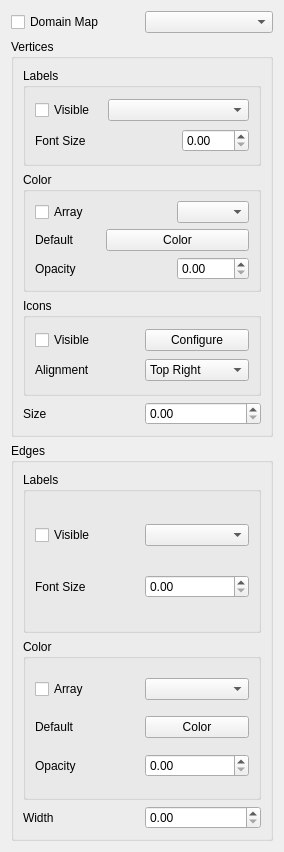
<ui version="4.0" >
 <class>ClientHierarchyDisplay</class>
 <widget class="QWidget" name="ClientHierarchyDisplay" >
  <property name="geometry" >
   <rect>
    <x>0</x>
    <y>0</y>
    <width>284</width>
    <height>852</height>
   </rect>
  </property>
  <property name="windowTitle" >
   <string>Form</string>
  </property>
  <layout class="QVBoxLayout" >
   <item>
    <layout class="QHBoxLayout" >
     <item>
      <widget class="QCheckBox" name="useDomainMap" >
       <property name="text" >
        <string>Domain Map</string>
       </property>
      </widget>
     </item>
     <item>
      <widget class="pqSourceComboBox" name="domainMap" />
     </item>
    </layout>
   </item>
   <item>
    <widget class="QGroupBox" name="vertices" >
     <property name="title" >
      <string>Vertices</string>
     </property>
     <layout class="QGridLayout" >
      <item row="0" column="0" colspan="2" >
       <widget class="QGroupBox" name="groupBox_2" >
        <property name="title" >
         <string>Labels</string>
        </property>
        <layout class="QGridLayout" >
         <item row="0" column="0" >
          <widget class="QCheckBox" name="vertexLabels" >
           <property name="text" >
            <string>Visible</string>
           </property>
          </widget>
         </item>
         <item row="0" column="1" colspan="2" >
          <widget class="QComboBox" name="vertexLabelArray" />
         </item>
         <item row="1" column="0" colspan="2" >
          <widget class="QLabel" name="label_8" >
           <property name="text" >
            <string>Font Size</string>
           </property>
          </widget>
         </item>
         <item row="1" column="2" >
          <widget class="QDoubleSpinBox" name="vertexLabelFontSize" />
         </item>
        </layout>
       </widget>
      </item>
      <item row="1" column="0" colspan="2" >
       <widget class="QGroupBox" name="groupBox" >
        <property name="title" >
         <string>Color</string>
        </property>
        <layout class="QGridLayout" >
         <item row="0" column="0" colspan="2" >
          <widget class="QCheckBox" name="vertexColorByArray" >
           <property name="text" >
            <string>Array</string>
           </property>
          </widget>
         </item>
         <item row="0" column="2" >
          <widget class="QComboBox" name="vertexColorArray" />
         </item>
         <item row="1" column="0" >
          <widget class="QLabel" name="label_10" >
           <property name="text" >
            <string>Default</string>
           </property>
          </widget>
         </item>
         <item row="1" column="1" colspan="2" >
          <widget class="pqColorChooserButton" name="vertexColor" >
           <property name="text" >
            <string>Color</string>
           </property>
          </widget>
         </item>
         <item row="2" column="0" >
          <widget class="QLabel" name="label_3" >
           <property name="text" >
            <string>Opacity</string>
           </property>
          </widget>
         </item>
         <item row="2" column="2" >
          <widget class="QDoubleSpinBox" name="vertexOpacity" >
           <property name="maximum" >
            <double>1.000000000000000</double>
           </property>
           <property name="singleStep" >
            <double>0.100000000000000</double>
           </property>
          </widget>
         </item>
        </layout>
       </widget>
      </item>
      <item row="2" column="0" colspan="2" >
       <widget class="QGroupBox" name="groupBox_5" >
        <property name="title" >
         <string>Icons</string>
        </property>
        <layout class="QGridLayout" >
         <item row="0" column="0" >
          <widget class="QCheckBox" name="iconVisibility" >
           <property name="text" >
            <string>Visible</string>
           </property>
          </widget>
         </item>
         <item row="0" column="1" >
          <widget class="QPushButton" name="configureIcons" >
           <property name="text" >
            <string>Configure</string>
           </property>
          </widget>
         </item>
         <item row="1" column="0" >
          <widget class="QLabel" name="label_5" >
           <property name="text" >
            <string>Alignment</string>
           </property>
          </widget>
         </item>
         <item row="1" column="1" >
          <widget class="QComboBox" name="iconAlignment" >
           <item>
            <property name="text" >
             <string>Top Right</string>
            </property>
           </item>
           <item>
            <property name="text" >
             <string>Top</string>
            </property>
           </item>
           <item>
            <property name="text" >
             <string>Top Left</string>
            </property>
           </item>
           <item>
            <property name="text" >
             <string>Right</string>
            </property>
           </item>
           <item>
            <property name="text" >
             <string>Center</string>
            </property>
           </item>
           <item>
            <property name="text" >
             <string>Left</string>
            </property>
           </item>
           <item>
            <property name="text" >
             <string>Bottom Right</string>
            </property>
           </item>
           <item>
            <property name="text" >
             <string>Bottom</string>
            </property>
           </item>
           <item>
            <property name="text" >
             <string>Bottom Left</string>
            </property>
           </item>
          </widget>
         </item>
        </layout>
       </widget>
      </item>
      <item row="3" column="0" >
       <widget class="QLabel" name="label" >
        <property name="text" >
         <string>Size</string>
        </property>
       </widget>
      </item>
      <item row="3" column="1" >
       <widget class="QDoubleSpinBox" name="vertexSize" />
      </item>
     </layout>
    </widget>
   </item>
   <item>
    <widget class="QGroupBox" name="edges" >
     <property name="title" >
      <string>Edges</string>
     </property>
     <layout class="QGridLayout" >
      <item row="0" column="0" colspan="2" >
       <widget class="QGroupBox" name="groupBox_4" >
        <property name="title" >
         <string>Labels</string>
        </property>
        <layout class="QGridLayout" >
         <item row="0" column="0" >
          <widget class="QCheckBox" name="edgeLabels" >
           <property name="text" >
            <string>Visible</string>
           </property>
          </widget>
         </item>
         <item row="0" column="1" >
          <widget class="QComboBox" name="edgeLabelArray" />
         </item>
         <item row="1" column="0" >
          <widget class="QLabel" name="label_9" >
           <property name="text" >
            <string>Font Size</string>
           </property>
          </widget>
         </item>
         <item row="1" column="1" >
          <widget class="QDoubleSpinBox" name="edgeLabelFontSize" />
         </item>
        </layout>
       </widget>
      </item>
      <item row="1" column="0" colspan="2" >
       <widget class="QGroupBox" name="groupBox_3" >
        <property name="title" >
         <string>Color</string>
        </property>
        <layout class="QGridLayout" >
         <item row="0" column="0" >
          <widget class="QCheckBox" name="edgeColorByArray" >
           <property name="text" >
            <string>Array</string>
           </property>
          </widget>
         </item>
         <item row="0" column="1" >
          <widget class="QComboBox" name="edgeColorArray" />
         </item>
         <item row="1" column="0" >
          <widget class="QLabel" name="label_11" >
           <property name="text" >
            <string>Default</string>
           </property>
          </widget>
         </item>
         <item row="1" column="1" >
          <widget class="pqColorChooserButton" name="edgeColor" >
           <property name="text" >
            <string>Color</string>
           </property>
          </widget>
         </item>
         <item row="2" column="0" >
          <widget class="QLabel" name="label_4" >
           <property name="text" >
            <string>Opacity</string>
           </property>
          </widget>
         </item>
         <item row="2" column="1" >
          <widget class="QDoubleSpinBox" name="edgeOpacity" >
           <property name="maximum" >
            <double>1.000000000000000</double>
           </property>
           <property name="singleStep" >
            <double>0.100000000000000</double>
           </property>
          </widget>
         </item>
        </layout>
       </widget>
      </item>
      <item row="2" column="0" >
       <widget class="QLabel" name="label_2" >
        <property name="text" >
         <string>Width</string>
        </property>
       </widget>
      </item>
      <item row="2" column="1" >
       <widget class="QDoubleSpinBox" name="edgeWidth" />
      </item>
     </layout>
    </widget>
   </item>
  </layout>
 </widget>
 <customwidgets>
  <customwidget>
   <class>pqColorChooserButton</class>
   <extends>QPushButton</extends>
   <header>pqColorChooserButton.h</header>
   <container>1</container>
  </customwidget>
  <customwidget>
   <class>pqSourceComboBox</class>
   <extends>QComboBox</extends>
   <header>pqSourceComboBox.h</header>
  </customwidget>
 </customwidgets>
 <resources/>
 <connections/>
</ui>
